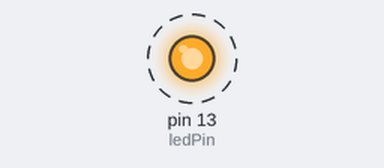
Simulated run of this sketch. Board: Arduino Uno, built with avr-gcc and run on an emulated ATmega328P. Parts: output pins drawn as LEDs (lit = HIGH). Dashed ring = blinking.

Above: at 0.07 s.
Timing chart, 0 to 3.0 s (numbered marks = the images above):
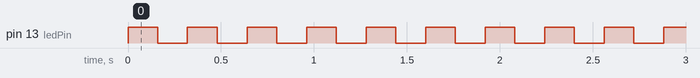

Measured:
- by itself, pin 13 (ledPin): alternates HIGH for 0.16 s and LOW for 0.16 s

The sketch:

labN3_2.ino
```cpp
const int ledPin = 13;

void setup() {
    pinMode(ledPin, OUTPUT);

    TCCR1A = 0;
    TCCR1B = 0;

    TCCR1B |= (1 << WGM12);

    OCR1A = 2499;

    TIMSK1 |= (1 << OCIE1A);

    TCCR1B |= (1 << CS12) | (1 << CS10);

    sei();
}

ISR(TIMER1_COMPA_vect) {
    static bool ledState = false;
    ledState = !ledState;
    digitalWrite(ledPin, ledState);
}

void loop() {
    delay(100);
}
```
